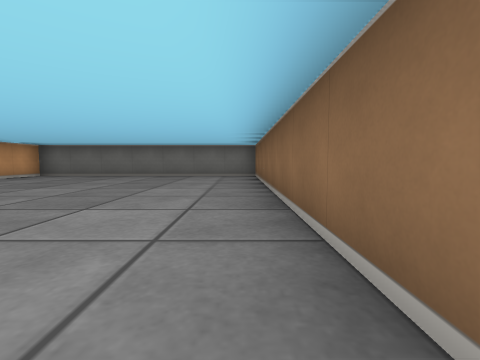
View 1 (above)

21 first-person views from a walk through a cub3D level. The camera is about half as high as the walls, tilts 4° down and sees 85° across. The floor is counted in squares. Each view is taken from the middle of a square. On the plan, view 1 faces up. The plan holds only what a view shows up to about 9 squares ahead; the rest is blank.

View 2
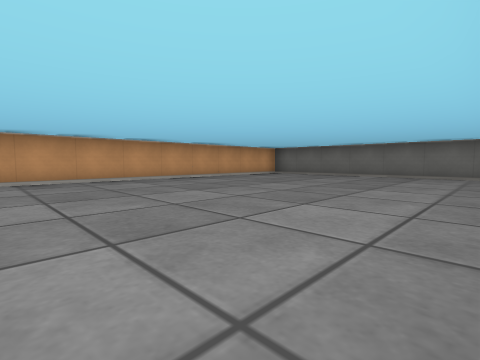

View 3
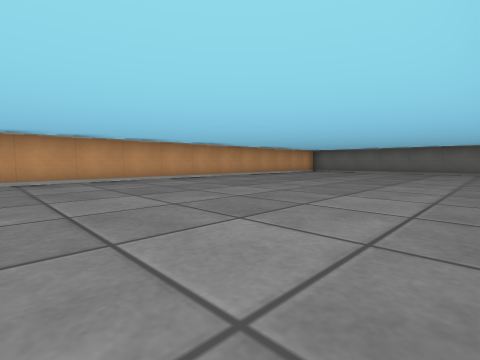

View 4
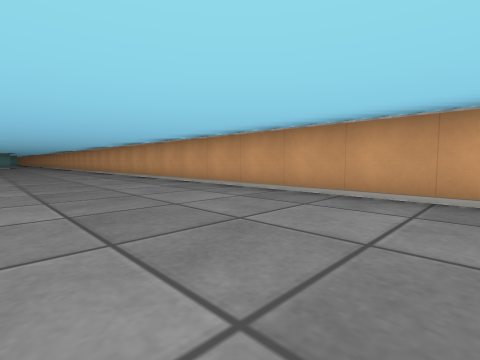

View 5
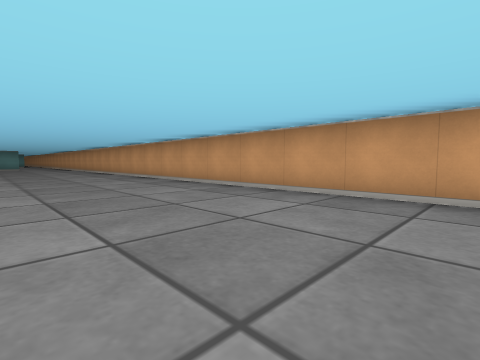

View 6
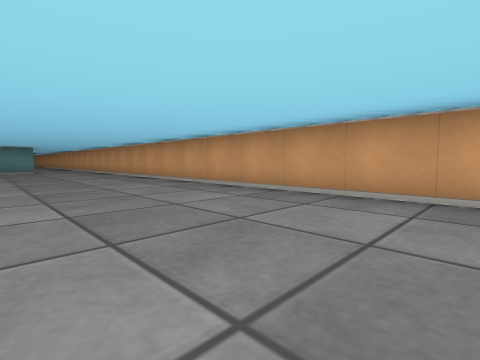

View 7
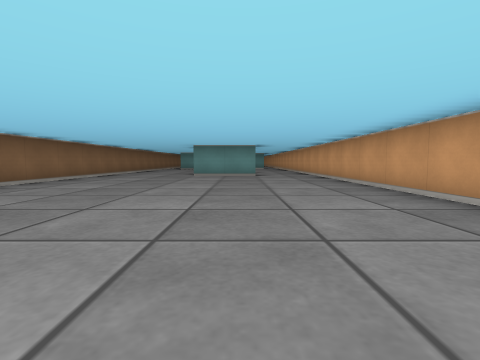

View 8
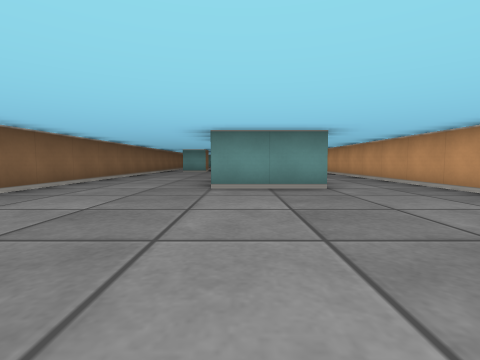

View 9
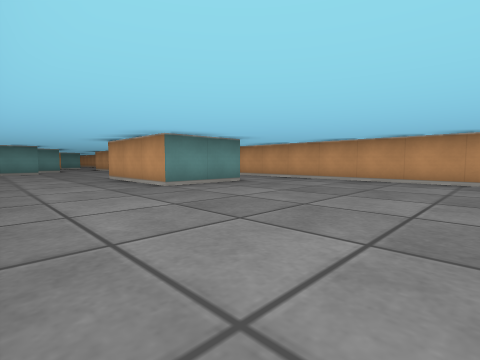

View 10
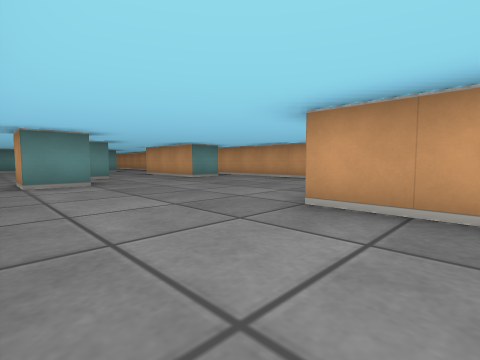

View 11
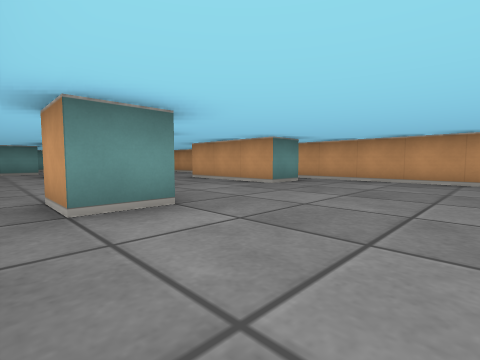

View 12
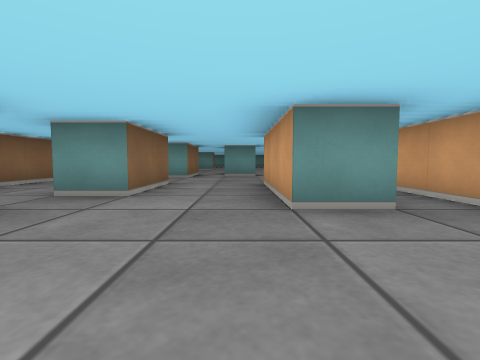

View 13
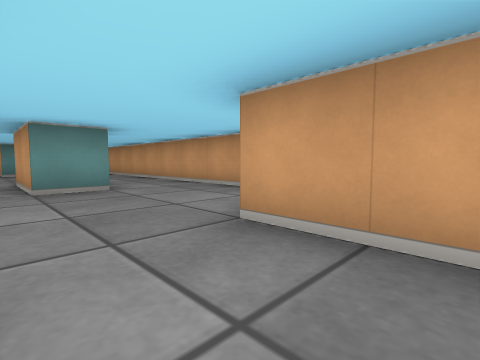

View 14
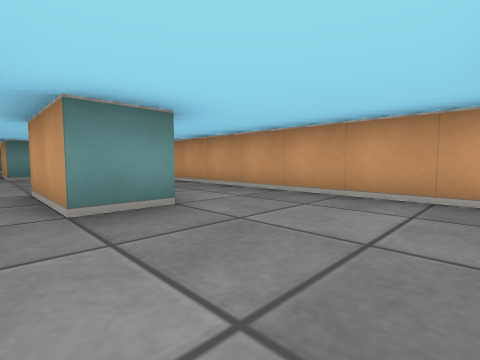

View 15
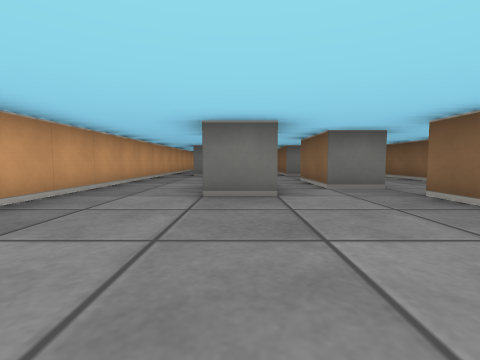

View 16
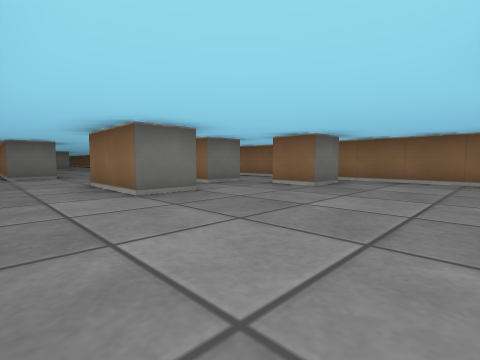

View 17
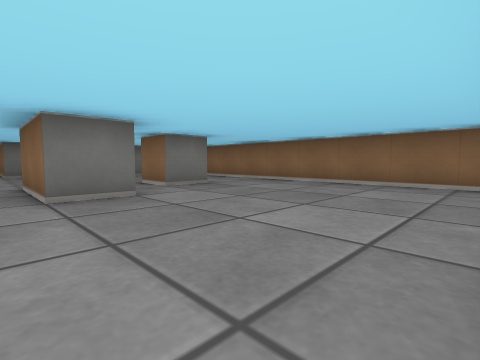

View 18
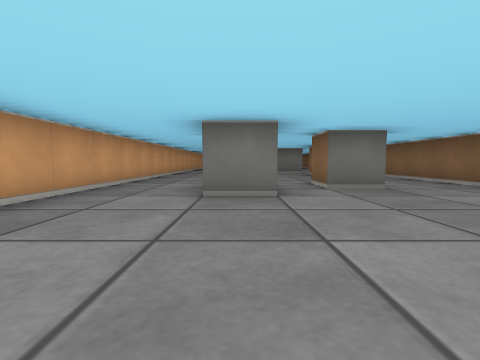

View 19
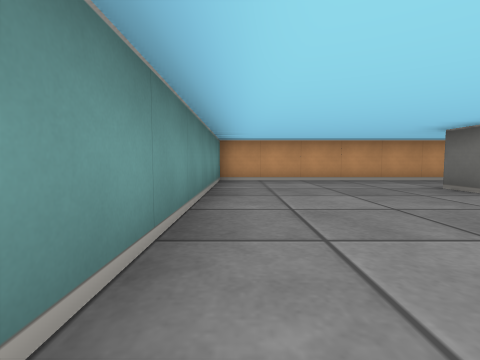

View 20
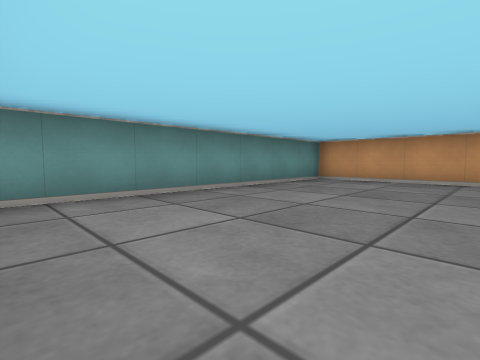

View 21
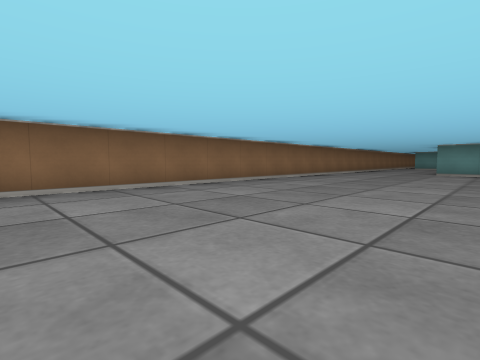

### Floor plan
Points are (right, up) in squares from view 1. A wall is a line through its corners. A room is listed if a view was taken in it or the views show most of it. See-through windows are left out.
Room 1 (views 1, 2, 3, 4, 5, 6, 7, 8, 9, 10, 11, 12, 21)
walls: (-4.6, -23.5) (-2.5, -23.5) (-2.5, -26.5); (0.5, 0.5) (0.5, 8.2); (0.5, -28) (0.5, -13.1); (-1.6, -30.5) (-0.5, -30.5) (-0.5, -31.5); (-5.5, -31.5) (-4.5, -31.5) (-4.5, -32.5); (-2.5, -32.5) (-1.5, -32.5); (0.6, 8.5) (-6.5, 8.5) (-6.5, -31.5)
ways out: opening at (-6, -32) to room 2; opening at (-3.5, -33.5) to room 2; opening at (-0.5, -33.5) to room 4
Room 2 (views 13, 14)
walls: (-2, -34.5) (-2.5, -34.5) (-2.5, -32.5); (-2.5, -38.5) (-2.5, -36.5) (-1.9, -36.5); (-4.5, -39.5) (-4.5, -37.5) (-3.5, -37.5) (-3.5, -38.5); (-4.5, -32.5) (-4.5, -34.5) (-5.5, -34.5) (-5.5, -31.5); (-6.5, -31.5) (-6.5, -39.5)
ways out: opening at (-6, -32) to room 1; opening at (-3.5, -33.5) to room 1; opening at (-5.5, -38.5) to room 3; opening at (-3, -38) to room 3; opening at (-2, -35.5) to room 4
Room 3 (views 15, 16, 17, 18, 19, 20)
walls: (-4, -43.5) (-3.5, -43.5) (-3.5, -45.5) (-4.5, -45.5) (-4.5, -43.5); (-1.4, -44.5) (-2.5, -44.5) (-2.5, -43.5); (-0.4, -40.5) (-1.5, -40.5) (-1.5, -39.5) (-0.5, -39.5); (-3.5, -38.5) (-3.5, -39.5) (-4.5, -39.5); (-6.5, -39.5) (-6.5, -49.5) (-0.1, -49.5); (-1.4, -38.5) (-2.5, -38.5); (0.5, -48.9) (0.5, -40); (0.5, -38) (0.5, -36.6)
ways out: opening at (-5.5, -38.5) to room 2; opening at (-3, -38) to room 2; opening at (-0.5, -37.5) to room 4
Room 4 (no view inside)
walls: (0.5, -36.6) (0.5, -33.9)
ways out: opening at (-0.5, -33.5) to room 1; opening at (-2, -35.5) to room 2; opening at (-0.5, -37.5) to room 3

Positions as (right, up) in squares from view 1, and headings:
1: (0, 0), facing up
2: (0, 0), facing up-left
3: (0, -3), facing up-left
4: (-3, -1), facing down-left
5: (-3, -6), facing down-left
6: (-3, -11), facing down-left
7: (-4, -15), facing down
8: (-3, -19), facing down
9: (0, -19), facing down-left
10: (0, -25), facing down-left
11: (0, -28), facing down-left
12: (-4, -29), facing down
13: (-3, -33), facing down-left
14: (-3, -35), facing down-left
15: (-4, -43), facing up
16: (-6, -43), facing up-right
17: (-5, -49), facing up-right
18: (-4, -49), facing up
19: (0, -49), facing left
20: (0, -46), facing down-left
21: (-4, -13), facing down-right
